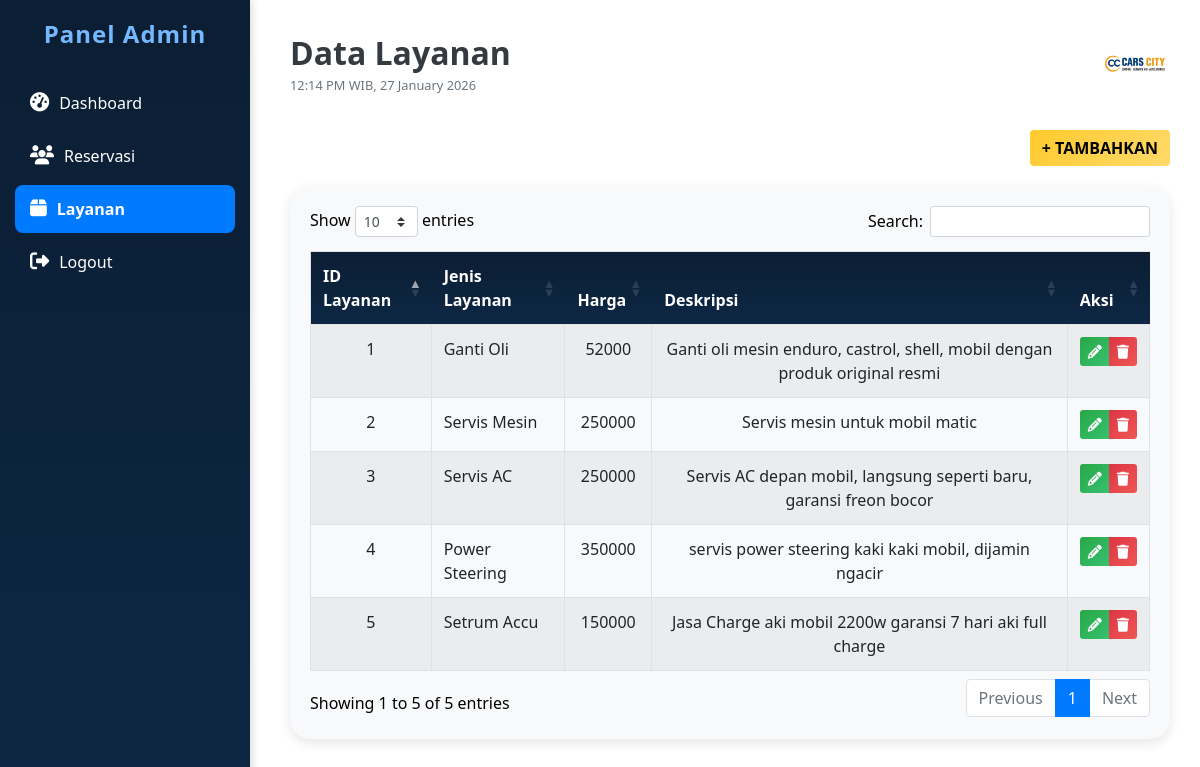
Screenshot of /layanan/layananlihat.php with the database file from the repository.
### tables this page shows
CREATE TABLE `layanan` (
  `id_layanan` varchar(10) NOT NULL,
  `jenis_layanan` varchar(20) DEFAULT NULL,
  `harga` varchar(20) DEFAULT NULL,
  `deskripsi` text NOT NULL
);

### layanan/layananlihat.php (the view, shortened to what this page needs)
<!DOCTYPE html>
<html lang="en">
<head>
    <link rel="stylesheet" href="https://stackpath.bootstrapcdn.com/bootstrap/4.5.2/css/bootstrap.min.css">
    <link rel="stylesheet" href="https://cdnjs.cloudflare.com/ajax/libs/font-awesome/6.5.1/css/all.min.css">
    <link rel="stylesheet" href="https://cdn.datatables.net/1.11.3/css/dataTables.bootstrap4.min.css">
    <link rel="stylesheet" href="https://cdn.jsdelivr.net/npm/sweetalert2@11.1.9/dist/sweetalert2.min.css">
</head>
<body>
    <div class="sidebar">
        <h4>Panel Admin</h4>
        <a href="../dashboard_adm.php" ><i class="fas fa-tachometer-alt"></i><span>Dashboard</span></a>
        <a href="../reservasi/reservasilihat.php" ><i class="fas fa-users"></i><span>Reservasi</span></a>
        <a href="../layanan/layananlihat.php"class="active"><i class="fas fa-box"></i><span>Layanan</span></a>
        <a href="?logout=true&csrf=<?= htmlspecialchars($_SESSION['csrf_token']) ?>" class="login-btn" onclick="return confirm('Yakin ingin logout?')"><i class="fas fa-sign-out-alt"></i>Logout</a>
    </div>
    <div class="main">
        <div class="dashboard-header">
            <div>
                <h2 class="text-dark font-weight-bold mb-0">Data Layanan</h2>
                <small class="text-muted"><?= date('H:i A \W\I\B, d F Y') ?></small>
            </div>
      <img src="../images/logo.png" alt="Logo" height="70">
        </div>
        <div style="text-align: end; margin-bottom: 20px;">
            <a href="layanantambah.php" class="btn btn-warning" type="button">+ TAMBAHKAN</a>
        </div>
        <div class="table-responsive">
            <table id="example" class="table table-striped table-bordered" style="width:100%; text-align: center;">
                <thead class="table-primary">
                    <tr>
                        <th>ID Layanan</th>
                        <th>Jenis Layanan</th>
                        <th>Harga</th>
                        <th>Deskripsi</th>
                        <th>Aksi</th>
                    </tr>
                </thead>
                <tbody>
                    <?php
                    include '../koneksi.php';
                    if (!$conn) {
                        echo "<tr><td colspan='4'>Gagal terhubung ke database</td></tr>";
                    } else {
                        $query = mysqli_query($conn, "SELECT * FROM layanan");
                        if ($query) {
                            if (mysqli_num_rows($query) == 0) {
                                echo "<tr><td colspan='4'>Tidak ada data Layanan</td></tr>";
                            } else {
                                while ($data = mysqli_fetch_array($query)) {
                    ?>
                                    <tr>
                                        <td><?php echo htmlspecialchars($data['id_layanan']); ?></td>
                                        <td style="text-align: start;"><?php echo htmlspecialchars($data['jenis_layanan']); ?></td>
                                        <td><?php echo htmlspecialchars($data['harga']); ?></td>
                                        <td><?php echo htmlspecialchars($data['deskripsi']); ?></td>
                                        <td>
                                            <div class="btn-group" role="group">
                                                <a class="btn btn-sm btn-success" href="layananubah.php?id_layanan=<?php echo urlencode($data['id_layanan']); ?>" data-toggle="tooltip" title="Ubah"><i class="fa fa-pencil"></i></a>
                                                <a class="btn btn-sm btn-danger btn-delete"
                                                    href="layananhapus.php?id_layanan=<?php echo urlencode($data['id_layanan']); ?>"
                                                    data-id="<?php echo htmlspecialchars($data['id_layanan']); ?>"
                                                    data-toggle="tooltip" title="Hapus">
                                                    <i class="fa fa-trash"></i>
                                                </a>
                                            </div>
                                        </td>
                                    </tr>
                    <?php
                                }
                            }
                        } else {
                            echo "<tr><td colspan='4'>Gagal menjalankan query</td></tr>";
                            error_log("Query Layanan gagal: " . mysqli_error($conn));
                        }
                    }
                    ?>
                </tbody>
            </table>
        </div>
    </div>
</body>
</html>

### layanan/layananlihat.php (style rules this page uses)
body { background-color: #ffffff; font-family: 'Segoe UI', sans-serif; color: #000; margin: 0; overflow-x: hidden; }
.sidebar { height: 100vh; background: linear-gradient(180deg, #0b1e33, #0d2744); color: #fff; padding: 20px 15px; position: fixed; width: 250px; top: 0; left: 0; box-shadow: 2px 0 8px rgba(0, 0, 0, 0.15); transition: width 0.3s ease; z-index: 1000; }
.sidebar h4 { font-size: 1.5rem; font-weight: 600; margin-bottom: 30px; text-align: center; letter-spacing: 1px; color: #74b9ff; }
.sidebar a { color: #fff; display: flex; align-items: center; padding: 12px 15px; margin: 5px 0; text-decoration: none; font-size: 1rem; border-radius: 8px; transition: all 0.3s ease; }
.sidebar a i { margin-right: 10px; font-size: 1.2rem; }
.sidebar a.active { background-color: #007bff; color: #fff; font-weight: 600; }
.main { margin-left: 260px; padding: 30px; transition: margin-left: 0.3s ease; }
.dashboard-header { display: flex; justify-content: space-between; align-items: center; margin-bottom: 30px; }
.btn-warning { background: linear-gradient(135deg, #ffca2c, #ffda6a); border: none; color: #000; font-weight: 600; }
.btn-success { background: linear-gradient(135deg, #28a745, #38c172); border: none; }
.btn-danger { background: linear-gradient(135deg, #dc3545, #ef5753); border: none; }
.table-responsive { background-color: #f8f9fa; border-radius: 20px; padding: 20px; box-shadow: 0 4px 12px rgba(0, 0, 0, 0.1); }
.table thead th { background: linear-gradient(180deg, #0b1e33, #0d2744); color: #fff; border: none; }

### rows the page displays
layanan: id_layanan "1", jenis_layanan "Ganti Oli", harga "52000", deskripsi "Ganti oli mesin enduro, castrol, shell, mobil dengan produk original resmi"
layanan: id_layanan "2", jenis_layanan "Servis Mesin", harga "250000", deskripsi "Servis mesin untuk mobil matic"
layanan: id_layanan "3", jenis_layanan "Servis AC", harga "250000", deskripsi "Servis AC depan mobil, langsung seperti baru, garansi freon bocor"
layanan: id_layanan "4", jenis_layanan "Power Steering", harga "350000", deskripsi "servis power steering kaki kaki mobil, dijamin ngacir"
layanan: id_layanan "5", jenis_layanan "Setrum Accu", harga "150000", deskripsi "Jasa Charge aki mobil 2200w garansi 7 hari aki full charge"
